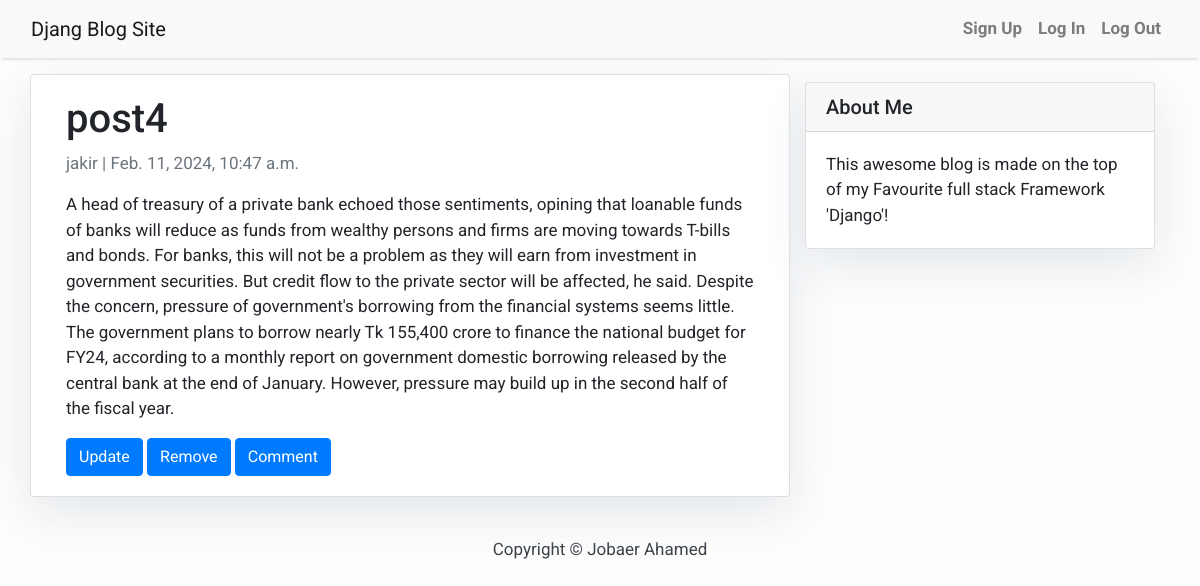
Screenshot of /post4/ with the database file from the repository.
### blog/models.py (models this page shows, shortened)
class Post(models.Model):
    title = models.CharField(max_length = 200 , unique = True)
    slug = models.SlugField(max_length=200, unique=True,null=False)
    author = models.ForeignKey(User, on_delete = models.CASCADE ,related_name='blog_posts')
    content = models.TextField()
    created_on = models.DateTimeField(auto_now_add=True)
    updated_on = models.DateTimeField(auto_now= True)
    status = models.IntegerField(choices = STATUS, default = 0)
    class Meta:
        ordering = ['-created_on']

### accounts/models.py (models this page shows)
class CustomUser(AbstractUser):
    email = models.EmailField(_('email address'), unique = True)

### blog/views.py (the view)
# urls.py: path('<slug:slug>/',PostDetailView.as_view(), name='post_detail'),
class PostDetailView(DetailView):
    model = Post
    template_name ='post_detail.html'

### templates/post_detail.html
{% extends 'base.html' %} {% block content %}
<div class="container">
  <div class="row">
    <div class="col-md-8 card mb-4  mt-3 left  top">
      <div class="card-body">
        <h1>{% block title %} {{ object.title }} {% endblock title %}</h1>
        <p class=" text-muted">{{ post.author }} | {{ post.created_on }}</p>
        <p class="card-text ">{{ object.content | safe }}</p>
        {%if post.status == 0%}
        <a href="{% url 'post_publish' post.slug  %}" class="btn btn-primary">Publish</a>
        <a href="{% url 'post_delete' post.slug  %}" class="btn btn-primary">Remove</a>
        {% else %}
        <a href="{% url 'post_update' post.slug  %}" class="btn btn-primary">Update </a>
        <a href="{% url 'post_delete' post.slug  %}" class="btn btn-primary">Remove</a>
        <a href="{% url 'post_comment' post.slug  %}" class="btn btn-primary">Comment</a>
        {%endif%}
      </div>
    </div>
    {% block sidebar %} {% include 'sidebar.html' %} {% endblock sidebar %}
  </div>
</div>
{% endblock content %}

### templates/base.html (style rules this page uses)
body { font-family: "Roboto", sans-serif; font-size: 17px; background-color: #fdfdfd; }

### templates/sidebar.html (style rules this page uses)
.card { box-shadow: 0 16px 48px #E3E7EB; }

### rows the page displays
Post: title "post4", author "jakir", created_on "Feb. 11, 2024, 10:47 a.m.", content "A head of treasury of a private bank echoed those sentiments, opining that loanable funds of banks will reduce as funds from wealthy persons and firms are moving towards T-bills and bonds. For banks, this will not be a problem as they will earn from investment in government securities. But credit flow to the private sector will be affected, he said. Despite the concern, pressure of government's borrowing from the financial systems seems little. The government plans to borrow nearly Tk 155,400 crore to finance the national budget for FY24, according to a monthly report on government domestic borrowing released by the central bank at the end of January. However, pressure may build up in the…"
